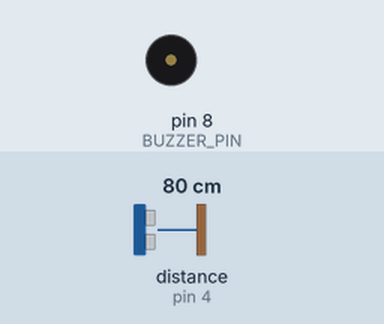
Simulated run of this sketch. Board: Arduino Uno, built with avr-gcc and run on an emulated ATmega328P. Parts: buzzer (waves = sounding, pin HIGH). Wiring (inferred from the names in the program): ultrasonic range finder: trigger pin 5; echo pin 4. Inputs (shaded band) come from the test bench; at power-on: distance to the obstacle (sensor on pin 4) 80 cm. The echo pulse lasts 58.3 µs per cm; pins used as bus, display or sensor lines are not drawn; what the sketch prints to the serial monitor is not drawn.

Above: at 2.8 s.
2.9 s: distance to the obstacle (sensor on pin 4) set to 7 cm
4.4 s: distance to the obstacle (sensor on pin 4) set to 4 cm
At 6.95 s:
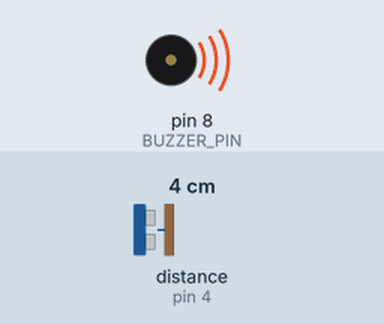
8.3 s: distance to the obstacle (sensor on pin 4) set to 9 cm
At 9.0 s:
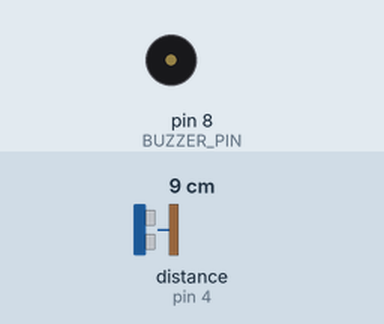
9.8 s: distance to the obstacle (sensor on pin 4) set to 2 cm
At 10.75 s:
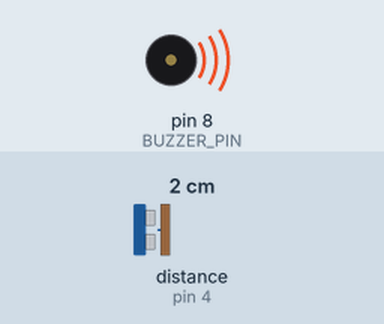
Timing chart, 0 to 14.6 s (numbered marks = the images above; inputs shaded):
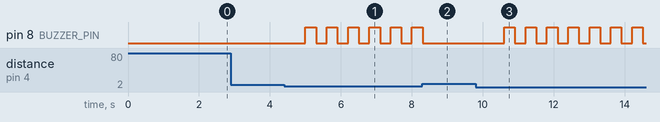

The sketch:

sketch_jun25a.ino
```cpp
/*
 * =============================================
 * FITUR 3: Alarm Buzzer + Notifikasi Penuh
 * Anggota 3
 * =============================================
 */

#define TRIG_PIN_VOLUME  5
#define ECHO_PIN_VOLUME  4
#define BUZZER_PIN       8

const float TINGGI_MAX_SAMPAH = 25.0;
const int AMBANG_PENUH = 80;

void setup() {
  Serial.begin(115200);
  pinMode(TRIG_PIN_VOLUME, OUTPUT);
  pinMode(ECHO_PIN_VOLUME, INPUT);
  pinMode(BUZZER_PIN, OUTPUT);
  digitalWrite(BUZZER_PIN, LOW);
  Serial.println("Fitur 3: Alarm & Notifikasi siap.");
}

void loop() {
  static unsigned long waktuSebelumnya = 0;
  if (millis() - waktuSebelumnya >= 1000) {
    waktuSebelumnya = millis();

    float jarak = bacaJarakAman(TRIG_PIN_VOLUME, ECHO_PIN_VOLUME);
    if (jarak < 0) {
      Serial.println("⚠ Error baca sensor volume!");
      return;
    }

    int persen = hitungPersentase(jarak);

    if (persen >= AMBANG_PENUH) {
      // Buzzer bunyi 3 kali
      for (int i = 0; i < 3; i++) {
        digitalWrite(BUZZER_PIN, HIGH);
        delay(300);
        digitalWrite(BUZZER_PIN, LOW);
        delay(300);
      }
      Serial.println(" ⚠⚠⚠ PERINGATAN: TEMPAT SAMPAH PENUH! ⚠⚠⚠");
      Serial.println(" Segera kosongkan tempat sampah!");
    }
  }
}

// Fungsi baca jarak dengan timeout aman
float bacaJarakAman(int trig, int echo) {
  digitalWrite(trig, LOW);
  delayMicroseconds(2);
  digitalWrite(trig, HIGH);
  delayMicroseconds(10);
  digitalWrite(trig, LOW);

  unsigned long startTime = micros();
  while (digitalRead(echo) == LOW) {
    if (micros() - startTime > 30000) return -1;
  }
  startTime = micros();
  while (digitalRead(echo) == HIGH) {
    if (micros() - startTime > 30000) return -1;
  }
  long duration = micros() - startTime;
  return (duration * 0.034) / 2;
}

int hitungPersentase(float jarak) {
  if (jarak < 0 || jarak > TINGGI_MAX_SAMPAH) return 0;
  float persen = ((TINGGI_MAX_SAMPAH - jarak) / TINGGI_MAX_SAMPAH) * 100;
  if (persen < 0) persen = 0;
  if (persen > 100) persen = 100;
  return (int)persen;
}
```

Measured:
- the behaviour switches between 6 and 5 cm on distance to the obstacle (sensor on pin 4) (found by bisection; images 0 and 1)
- after the input at 2.9 s, every drawn part: stays the same
- after the input at 4.4 s, pin 8 (BUZZER_PIN): alternates HIGH for 0.30 s and LOW for 0.30 s, starting after 0.60 s
- after the input at 8.3 s, pin 8 (BUZZER_PIN): goes on until 8.3 s, then stays LOW
- after the input at 9.8 s, pin 8 (BUZZER_PIN): alternates HIGH for 0.30 s and LOW for 0.30 s, starting after 0.81 s
